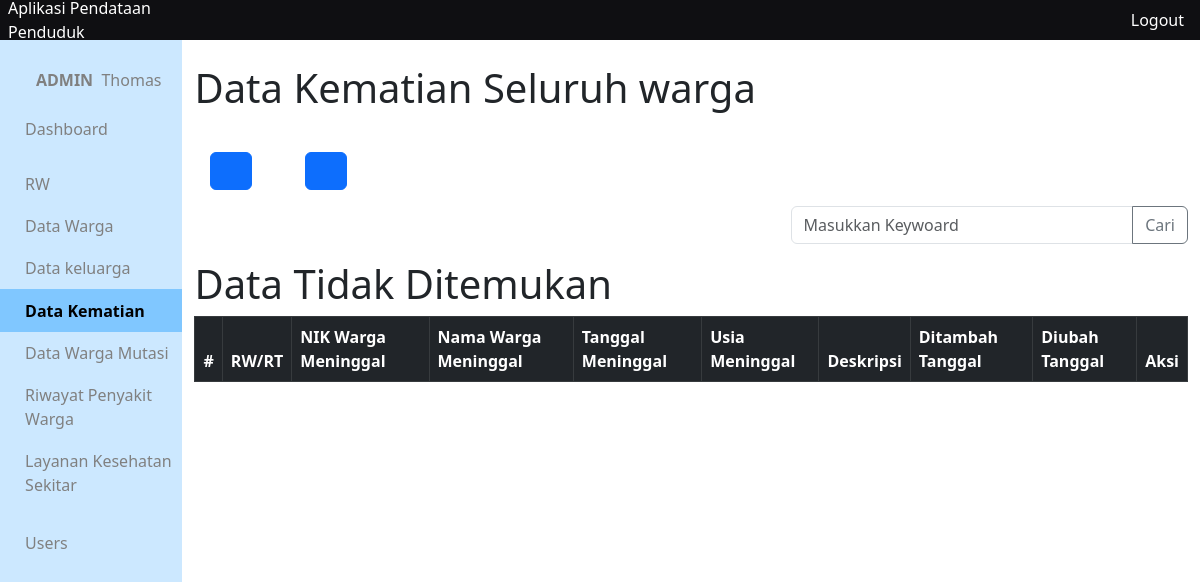
The page /app/views/kematian/ (signed in) on the database as committed earlier.
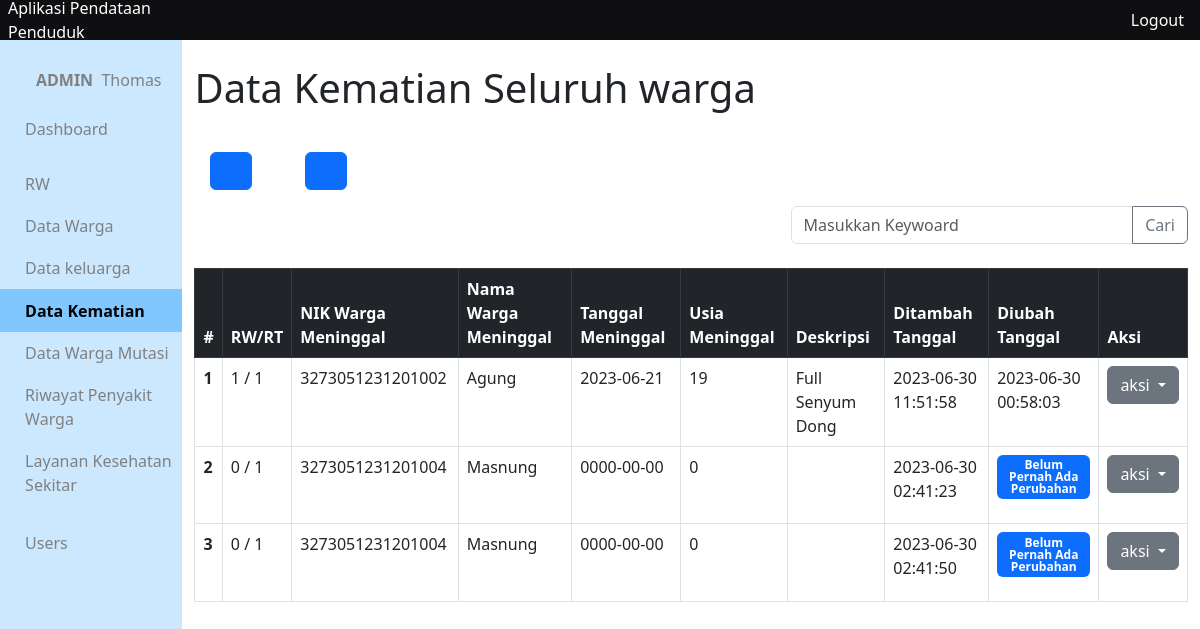
The same page on the database as committed later.
### tables this page shows
CREATE TABLE `kematian` (
  `id_kematian` int(10) NOT NULL,
  `rw_kematian` int(10) DEFAULT NULL,
  `rt_kematian` int(10) DEFAULT NULL,
  `nik_kematian` varchar(16) DEFAULT NULL,
  `tanggal_kematian` date DEFAULT NULL,
  `usia_kematian` int(3) DEFAULT NULL,
  `deskripsi_kematian` varchar(300) DEFAULT NULL,
  `created_at` timestamp NOT NULL DEFAULT current_timestamp(),
  `updated_at` timestamp NOT NULL DEFAULT current_timestamp()
);

CREATE TABLE `warga` (
  `nik_warga` varchar(16) NOT NULL,
  `no_kk` varchar(16) DEFAULT NULL,
  `status_kk` varchar(50) DEFAULT NULL,
  `nama_warga` varchar(300) DEFAULT NULL,
  `tempat_lahir` varchar(300) DEFAULT NULL,
  `tanggal_lahir` date DEFAULT NULL,
  `alamat_ktp` varchar(300) DEFAULT NULL,
  `alamat_tinggal` varchar(300) DEFAULT NULL,
  `no_rt` int(10) DEFAULT NULL,
  `no_rw` int(10) DEFAULT NULL,
  `agama` varchar(50) DEFAULT NULL,
  `pendidikan_terakhir` varchar(20) DEFAULT NULL,
  `pekerjaan` varchar(200) DEFAULT NULL,
  `jenis_kelamin` char(1) DEFAULT NULL,
  `status_perkawinan` varchar(15) DEFAULT NULL,
  `status_warga` varchar(10) DEFAULT NULL,
  `status_kehidupan` varchar(10) DEFAULT NULL,
  `kewarganegaraan` varchar(10) DEFAULT NULL,
  `gol_darah` char(2) DEFAULT NULL,
  `kontak` varchar(15) DEFAULT NULL,
  `id_adder` int(10) DEFAULT NULL,
  `id_updater` int(10) DEFAULT NULL,
  `created_at` timestamp NULL DEFAULT current_timestamp(),
  `updated_at` timestamp NULL DEFAULT current_timestamp()
);

### app/functions/kematian/function-crud.php (called while the page is built, shortened)
<?php
require_once __DIR__.'/../main-function.php';
function getAllKematian(){
	$query = "SELECT *, kematian.created_at as ditambah, kematian.updated_at as diubah
	FROM kematian INNER JOIN warga
	ON kematian.nik_kematian = warga.nik_warga";
	return query($query);
}
 ?>

### app/functions/main-function.php (called while the page is built, shortened)
<?php
$conn = mysqli_connect("localhost", "root", '', "data_penduduk");
function query($query)
{
	global $conn;
	$result = mysqli_query($conn, $query);
	$rows = [];
		while( $row = mysqli_fetch_assoc($result) ) {
			$rows[] = $row;
		}
	return $rows;
}

### app/views/kematian/index.php (the view, shortened to what this page needs)
<?php include_once '../layouts/header.php' ?>
<?php include_once '../layouts/side-bar.php' ?>
<?php include_once '../../functions/kematian/function-crud.php' ?>
<?php include_once '../../functions/warga/function-crud.php' ?>
<div class="container">
<?php $warga_mati = getAllKematian(); ?>
<h1 class="mt-4">Data Kematian Seluruh warga</h1>
<?php include_once '../layouts/menu.php' ?>
<?php include_once '../layouts/form-cari.php' ?>
<table class="table table-hover table-bordered mt-2">
  <thead>
    <tr class="table-dark">
      <th scope="col">#</th>
      <th scope="col">RW/RT</th>
      <th scope="col">NIK Warga Meninggal</th>
      <th scope="col">Nama Warga Meninggal</th>
      <th scope="col">Tanggal Meninggal</th>
      <th scope="col">Usia Meninggal</th>
      <th scope="col">Deskripsi</th>
      <th scope="col">Ditambah Tanggal</th>
      <th scope="col">Diubah Tanggal</th>
      <th scope="col">Aksi</th>
    </tr>
  </thead>
  <tbody>
  	<?php if (!empty($warga_mati)): ?>
  	<?php $no = 1; ?>
  	<?php foreach ($warga_mati as $w) { ?>
    <tr>
      <th scope="row"><?= $no++; ?></th>
      <td><?= $w['rw_kematian']  ?> / <?= $w['rt_kematian'] ?></td>
      <td><?= $w['nik_kematian']  ?></td>
      <td><?= $w['nama_warga']  ?></td>
      <td><?= $w['tanggal_kematian']  ?></td>
      <td><?= $w['usia_kematian']  ?></td>
      <td><?= $w['deskripsi_kematian']  ?></td>
      <td><?= $w['ditambah']  ?></td>
      <td>
      <?php if ($w['diubah'] == '0000-00-00 00:00:00'): ?>
  			<div class="badge bg-primary text-wrap mb-3"> Belum Pernah Ada Perubahan </div>
  	  <?php else : ?>
  			<?= $w['diubah']  ?>
  	  <?php endif; ?>
  	  </td>
      <td>
      	<div class="dropdown">
		  <button class="btn btn-secondary dropdown-toggle" type="button" data-bs-toggle="dropdown" aria-expanded="false">
		    aksi
		  </button>
		</div>
      </td>
    </tr>
    <?php } ?>
  	<?php else : ?>
  		<h1>Data Tidak Ditemukan</h1>
  	<?php endif ?>
</table>
</div>
<?php include_once '../layouts/footer.php' ?>

### app/views/layouts/header.php (shortened to what this page needs)
<!DOCTYPE html>
<html lang="en">
<head>
	<link href="https://cdn.jsdelivr.net/npm/bootstrap@5.3.0/dist/css/bootstrap.min.css" rel="stylesheet">
	<link rel="stylesheet" href="../../css/colors.css">
	<link rel="stylesheet" href="../../css/side-bar.css">
	<link rel="stylesheet" href="../../css/menu.css">
	<link rel="stylesheet" href="../../css/style.css">
</head>
<body>
<header>
	<div class="app-name" style="height: 100%;">
		<a href="../dashboard" style="text-decoration: none; color: white;" class="d-flex align-items-center justify-content-center mx-2">
		</a>
	</div>
	<div class="logout d-flex" align="right" style="height: 100%;">
		<a href="../../../logout.php" style="text-decoration: none; color: white;" class="d-flex align-items-center ">
			Logout
		</a>
	</div>
</header>
<div class="main-content">

### app/views/layouts/side-bar.php (shortened to what this page needs)
<?php
function is_active($page){
	if (basename(dirname($_SERVER['PHP_SELF'])) === $page) {
		echo "active";
	}else{
		echo "";
	}
}
$dir_file = basename(dirname($_SERVER['PHP_SELF'])).'/'.basename($_SERVER['PHP_SELF']);
?>
<div class="side-bar">
	<div class="side-bar-head">
		<div class="menu-item <?= $dir_file === 'user/profil.php' ? 'active' : '' ?> my-2 container">
		<a href="../user/profil.php">
			<ion-icon name="person-circle-outline" size="large" class="mx-2"></ion-icon><b class="text-uppercase"><?= $_SESSION['level'] ?></b> &nbsp <?= $_SESSION['nama'] ?>
		</a>
		</div>
		<div class="menu-item <?php is_active('dashboard') ?>">
		<a href="../dashboard/">
			<ion-icon name="home-sharp" size="large" class="mx-2"></ion-icon>Dashboard
		</a>
		</div>
	</div>
	<div class="side-bar-menu">
		<div class="menu-item  <?php is_active('rw'); is_active('rt') ?>">
		<a href="../rw/">
			<ion-icon name="radio-button-on-outline" size="large" class="mx-2"></ion-icon>RW
		</a>
		</div>
		<div class="menu-item  <?php is_active('warga') ?>">
		<a href="../warga/">
			<ion-icon name="accessibility-sharp" size="large" class="mx-2"></ion-icon>Data Warga
		</a>
		</div>
		<div class="menu-item  <?php is_active('keluarga') ?>">
		<a href="../keluarga/">
			<ion-icon name="people-sharp" size="large" class="mx-2"></ion-icon>Data keluarga
		</a>
		</div>
		<div class="menu-item  <?php is_active('kematian') ?>">
		<a href="../kematian/">
			<ion-icon name="remove-circle-sharp" size="large" class="mx-2"></ion-icon>Data Kematian
		</a>
		</div>
		<div class="menu-item  <?php is_active('mutasi') ?>">
		<a href="../mutasi/">
			<ion-icon name="move-sharp" size="large" class="mx-2"></ion-icon>Data Warga Mutasi
		</a>
		</div>
		<div class="menu-item  <?php is_active('penyakit-warga') ?>">
		<a href="../penyakit-warga/">
			<ion-icon name="heart-half-sharp" size="large" class="mx-2"></ion-icon>Riwayat Penyakit Warga
		</a>
		</div>
		<div class="menu-item  <?php is_active('layanan-kesehatan') ?>">
		<a href="../layanan-kesehatan/">
			<ion-icon name="medkit-outline" size="large" class="mx-2"></ion-icon>Layanan Kesehatan Sekitar
		</a>
		</div>
		<div class="menu-item mt-3
		<?= $dir_file === 'user/index.php' ? 'active' : '' ?>
		<?= $dir_file === 'user/tambah.php' ? 'active' : '' ?>
		<?= $dir_file === 'user/ubah.php' ? 'active' : '' ?> ">
		<a href="../user/">
			<ion-icon name="people-circle-outline" size="large" class="mx-2"></ion-icon>Users
		</a>
		</div>
	</div>
</div>

### app/views/layouts/menu.php (shortened to what this page needs)
<div class="menu-crud-wrapper mt-4">
	<div class="menu-crud flex-column">
		<div class="menu-crud-item p-3">
			<a href="tambah.php" class="btn btn-primary" role="button">
			</a>
			<a href="<?= basename($_SERVER['PHP_SELF']).'?'.$_SERVER['QUERY_STRING'] ?>" class="btn btn-primary ms-5" role="button">
			</a>
		</div>
	</div>
</div>

### app/views/layouts/form-cari.php
<form action="" method="get" style="width: 100%;" class=" d-flex justify-content-end">
	<div class="input-group mb-3" style="width: 40%;">
	  	<input type="text" class="form-control" placeholder="Masukkan Keywoard" aria-describedby="button-addon2" name="keyword">
	  	<button class="btn btn-outline-secondary" type="submit" id="button-addon2" name="cari">Cari</button>
	</div>
</form>

### app/views/layouts/footer.php (shortened to what this page needs)
</div>
</body>
</html>

### app/css/colors.css (style rules this page uses)
:root { --pink: #ecc6b3; --docks: #42506B; --haze: #C6CEFF; --fairy: #45E3FF; --rang1: #CCE8FF; --rang2: #B3DDFF; --rang3: #99D2FF; --rang4: #80C7FF; }

### app/css/side-bar.css (style rules this page uses)
.side-bar { padding-top: 1%; box-sizing: border-box; width: 18%; height: 300vh; display: flex; flex-direction: column; background-color: var(--rang1); }
.side-bar a { text-decoration: none; color: black; }
.side-bar-head { margin-bottom: 7%; }
.side-bar .menu-item a { transition: 0.1s; padding: 5%; width: 100%; display: flex; color: grey; align-items: center; }
.side-bar .active { background-color: tomato; color: black; background-color: var(--rang4); font-weight: bold; }
.side-bar .active a { color: black; }

### app/css/style.css (style rules this page uses)
* { margin: 0; padding: 0; }
body { width: 100vw; height: 100vh; }
header { background-color: #0F0F12; width: 100%; height: 5%; color: white; display: flex; flex-direction: row; }
header .logout { margin-left: 80%; }
header .app-name { display: flex; justify-content: left; align-items: center; }
.main-content { width: 100%; height: 95%; display: flex; flex-direction: row; }

Rows that differ between the two databases and show on the page:
added kematian: rw_kematian "1", rt_kematian "1", nik_kematian "3273051231201002", nik_kematian.nama_warga "Agung", tanggal_kematian "2023-06-21", usia_kematian "19", deskripsi_kematian "Full Senyum Dong", created_at "2023-06-30 11:51:58", updated_at "2023-06-30 00:58:03"
added kematian: rw_kematian "0", rt_kematian "1", nik_kematian "3273051231201004", nik_kematian.nama_warga "Masnung", tanggal_kematian "0000-00-00", usia_kematian "0", created_at "2023-06-30 02:41:23", shows "Belum Pernah Ada Perubahan"
added kematian: rw_kematian "0", rt_kematian "1", nik_kematian "3273051231201004", nik_kematian.nama_warga "Masnung", tanggal_kematian "0000-00-00", usia_kematian "0", created_at "2023-06-30 02:41:50", shows "Belum Pernah Ada Perubahan"
Other text that changed with them:
text no longer shown: "Data Tidak Ditemukan"
